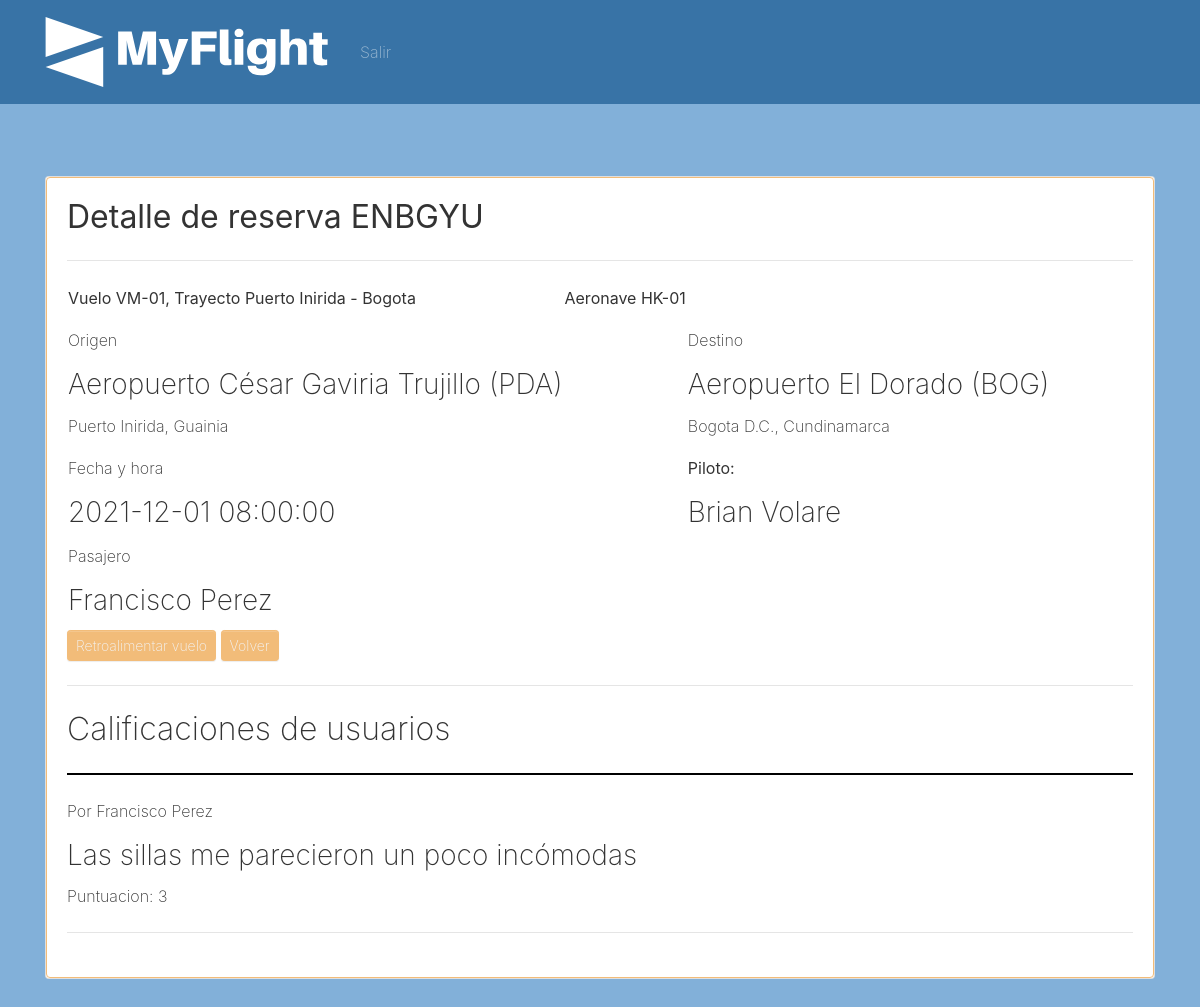
/client/reservas/detalle/5 (signed in), run on the app's committed database.
### tables this page shows
CREATE TABLE reservas (id INTEGER PRIMARY KEY AUTOINCREMENT, codigo_reserva VARCHAR (45), vuelos_id INTEGER REFERENCES vuelos (id) ON DELETE NO ACTION ON UPDATE NO ACTION, persona_pasajero_id INTEGER REFERENCES personas (id) ON DELETE NO ACTION ON UPDATE NO ACTION, fecha_salida DATETIME);

CREATE TABLE vuelos (id INTEGER PRIMARY KEY AUTOINCREMENT, codigo_vuelo VARCHAR (45), pilotos_id INTEGER REFERENCES pilotos (id) ON DELETE NO ACTION ON UPDATE NO ACTION, capacidad INTEGER, rutas_id INTEGER REFERENCES rutas (id) ON DELETE NO ACTION ON UPDATE NO ACTION, aeronaves_id INTEGER REFERENCES aeronaves (id) ON DELETE NO ACTION ON UPDATE NO ACTION, estados_vuelo_id INTEGER REFERENCES estados_vuelo (id) ON DELETE NO ACTION ON UPDATE NO ACTION, fecha_vuelo DATETIME);

CREATE TABLE rutas (id INTEGER PRIMARY KEY AUTOINCREMENT, nombre_ruta VARCHAR (45), distancia REAL, tiempo_recorrido INTEGER, destino_salida_id INTEGER REFERENCES destinos (id) ON DELETE NO ACTION ON UPDATE NO ACTION, destino_llegada_id INTEGER REFERENCES destinos (id) ON DELETE NO ACTION ON UPDATE NO ACTION, opciones_tipos_ruta_id INTEGER REFERENCES opciones_tipos_ruta (id) ON DELETE NO ACTION ON UPDATE NO ACTION);

CREATE TABLE aeronaves (id INTEGER PRIMARY KEY AUTOINCREMENT, codigo_aeronave VARCHAR (45), fabricante VARCHAR (45), modelo VARCHAR (45), capacidad INTEGER, velocidad_minima REAL, velocidad_maxima REAL, autonomia REAL, fecha_creacion_registro DATETIME, fecha_modificacion_registro DATETIME, estados_aeronave_id INTEGER REFERENCES estados_aeronave (id) ON DELETE NO ACTION ON UPDATE NO ACTION);

CREATE TABLE destinos (id INTEGER PRIMARY KEY AUTOINCREMENT, nombre_aeropuerto VARCHAR (255), sigla_aeropuerto VARCHAR (45), municipios_id INTEGER REFERENCES municipios (id) ON DELETE NO ACTION ON UPDATE NO ACTION, UNIQUE (nombre_aeropuerto ASC, sigla_aeropuerto ASC) ON CONFLICT ABORT);

CREATE TABLE municipios (id INTEGER PRIMARY KEY AUTOINCREMENT, nombre VARCHAR (255), descripcion VARCHAR (255), departamentos_id REFERENCES departamentos (id) ON DELETE NO ACTION ON UPDATE NO ACTION);

CREATE TABLE departamentos (id INTEGER PRIMARY KEY AUTOINCREMENT, nombre VARCHAR (255), descripcion VARCHAR (255), paises_id INTEGER REFERENCES paises (id) ON DELETE NO ACTION ON UPDATE NO ACTION);

CREATE TABLE personas (id INTEGER PRIMARY KEY AUTOINCREMENT, nombres VARCHAR (100), apellidos VARCHAR (100), fecha_nacimiento DATE, num_documento VARCHAR (45), nro_celular VARCHAR (20), opciones_tipo_documento_id INTEGER REFERENCES opciones_tipo_documento (id) ON DELETE NO ACTION ON UPDATE NO ACTION);

CREATE TABLE retroalimentacion (id INTEGER PRIMARY KEY AUTOINCREMENT, comentario VARCHAR (255), puntuacion INTEGER, vuelos_id INTEGER REFERENCES vuelos (id) ON DELETE NO ACTION ON UPDATE NO ACTION, personas_id INTEGER REFERENCES personas (id) ON DELETE NO ACTION ON UPDATE NO ACTION, fecha_comentario DATETIME);

### app.py (the view)
@app.route("/client/reservas/detalle/<reserva_id>", methods=['GET'])
def client_reservas_detalle(reserva_id):
    con = connection()
    cur = con.cursor()
    reserva_statement = "SELECT vuelos.codigo_vuelo, persona_piloto.nombres, persona_piloto.apellidos, vuelos.capacidad, rutas.nombre_ruta, destino_salida.sigla_aeropuerto, destino_salida.nombre_aeropuerto, municipio_salida.nombre, departamento_salida.nombre, destino_llegada.sigla_aeropuerto, destino_llegada.nombre_aeropuerto, municipio_llegada.nombre, departamento_llegada.nombre, estados_vuelo.estado_vuelo, aeronaves.codigo_aeronave, vuelos.fecha_vuelo, reservas.id, vuelos.id, reservas.codigo_reserva, persona_pasajero.*, vuelos.id from vuelos inner join pilotos on pilotos.id = vuelos.pilotos_id inner join personas as persona_piloto on persona_piloto.id = pilotos.personas_id inner join rutas on rutas.id = vuelos.rutas_id inner join destinos as destino_salida on destino_salida.id = rutas.destino_salida_id inner join municipios as municipio_salida on municipio_salida.id = destino_salida.municipios_id inner join departamentos as departamento_salida on departamento_salida.id = municipio_salida.departamentos_id inner join destinos as destino_llegada on destino_llegada.id = rutas.destino_llegada_id inner join municipios as municipio_llegada on municipio_llegada.id = destino_llegada.municipios_id inner join departamentos as departamento_llegada on departamento_llegada.id = municipio_llegada.departamentos_id inner join estados_vuelo on estados_vuelo.id = vuelos.estados_vuelo_id inner join aeronaves on aeronaves.id = vuelos.aeronaves_id left join reservas on vuelos.id = reservas.vuelos_id and reservas.id = ? left join personas as persona_pasajero on persona_pasajero.id = reservas.persona_pasajero_id"
    cur.execute(reserva_statement, [reserva_id])
    reserva = cur.fetchone()
    retroalimentacion_statement = "SELECT * from retroalimentacion inner join personas on personas.id = retroalimentacion.personas_id where retroalimentacion.vuelos_id = ?"
    cur.execute(retroalimentacion_statement, [reserva[26]])
    retroalimentacion_list = cur.fetchall()
    cur.close()
    return render_template('reservas_detalle_client.html', flight=reserva, retroalimentaciones=retroalimentacion_list)

### app.py (called while the page is built)
def connection():
    con = sqlite3.connect("myflight.sqlite")
    return con

### templates/reservas_detalle_client.html (shortened to what this page needs)
{% extends "layout_client.html" %}
{% block head %}
  {{ super() }}
{% endblock %}
{% block content %}
<h2 class="card-title"><b>Detalle de reserva {{ flight.18 }}</b></h2>
  <hr>
  <div class="flights">
  <div class="flight-item">
  <table>
  <tr>
  <td><p><b>Vuelo {{ flight.0 }}, Trayecto {{ flight.4 }}</b></p></td>
  <td><p><b>Aeronave {{ flight.14 }}</b></p></td>
  <tr>
  <tr>
  <td><p>Origen</p><h3>Aeropuerto {{ flight.6 }} ({{ flight.5 }})</h3><p>{{ flight.7 }}, {{ flight.8 }}</p></td>
  <td>&nbsp;</td>
  <td><p>Destino</p><h3>Aeropuerto {{ flight.10 }} ({{ flight.9 }})</h3><p>{{ flight.11 }}, {{ flight.12 }}</p></td>
  <tr>
  <tr>
  <td><p>Fecha y hora</p><h3>{{ flight.15 }}</h3></td>
  <td>&nbsp;</td>
  <td><p><b>Piloto:</b> </p><h3>{{ flight.1 }} {{ flight.2 }}</h3></td>
  <tr>
  <tr>
  <td><p>Pasajero</p><h3>{{ flight.20 }} {{ flight.21 }}</h3></td>
  <td>&nbsp;</td>
  <td>&nbsp;</td>
  </table>
  <a href="{{ url_for('client_flights_retroalimentar', vuelo_id=flight.26) }}" class="btn btn-sm btn-primary text-light">Retroalimentar vuelo</a>
  <a href="{{ url_for('client_flights_list') }}" class="btn btn-sm btn-primary text-light">Volver</a>
  <hr/>
  <h2>Calificaciones de usuarios</h2>
  {% for retro in retroalimentaciones %}
  <div>
    <hr style="border: 1px solid #000" />
    <p>Por {{ retro.7 }} {{ retro.8 }}</p>
    <h3>{{ retro.1 }}</h3>
    <p>Puntuacion: {{ retro.2 }}
  </div>
  {% endfor %}
  <hr/>
  </div>
  </div>
{% endblock %}

### data on the page
reservas: codigo_reserva "ENBGYU"
vuelos: codigo_vuelo "VM-01", fecha_vuelo "2021-12-01 08:00:00"
rutas: nombre_ruta "Puerto Inirida - Bogota"
aeronaves: codigo_aeronave "HK-01"
destinos: nombre_aeropuerto "César Gaviria Trujillo", sigla_aeropuerto "PDA"
municipios: nombre "Puerto Inirida"
departamentos: nombre "Guainia"
destinos: nombre_aeropuerto "El Dorado", sigla_aeropuerto "BOG"
municipios: nombre "Bogota D.C."
departamentos: nombre "Cundinamarca"
personas: nombres "Brian", apellidos "Volare"
personas: nombres "Francisco Perez"
retroalimentacion: nombres "Francisco Perez", comentario "Las sillas me parecieron un poco incómodas", puntuacion "3"
